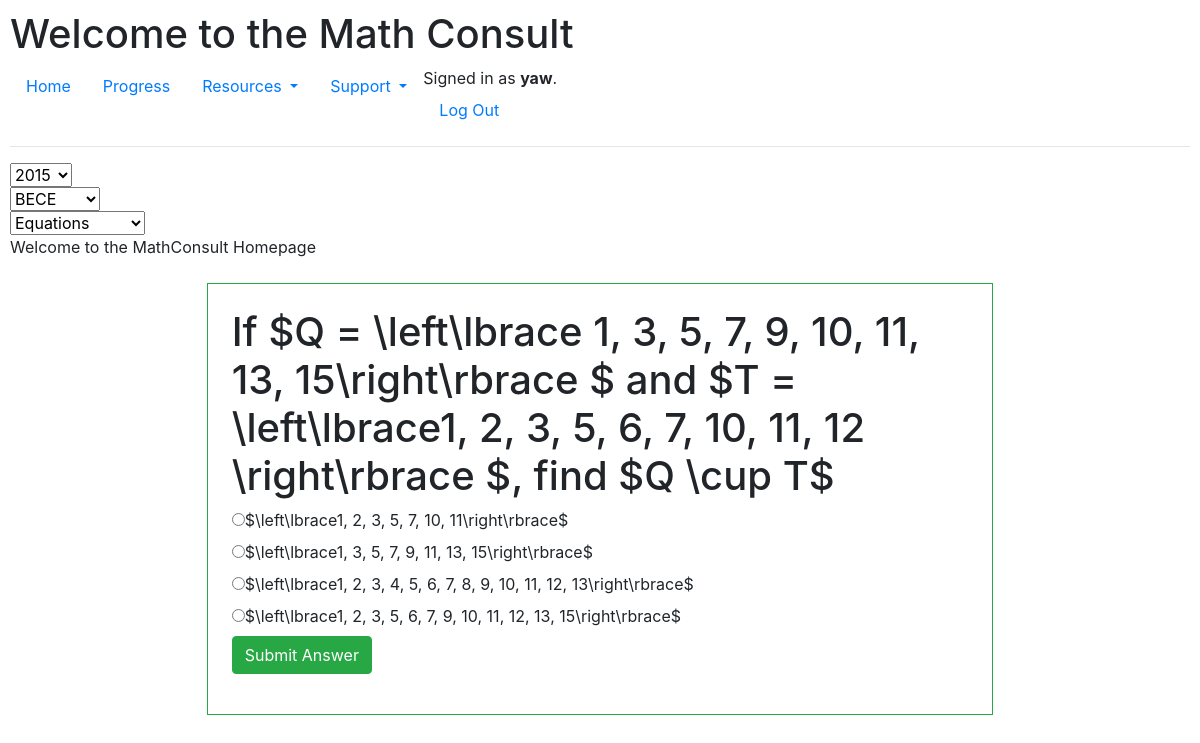
The app's page / (signed in) with its own data.
### bece/models.py (models this page shows, shortened)
class Question (models.Model):
    question = models.CharField(max_length = 500)
    option_a = models.CharField(max_length = 100)
    option_b = models.CharField(max_length = 100)
    option_c = models.CharField(max_length = 100)
    option_d = models.CharField(max_length = 100)
    answer = models.CharField(max_length = 100)
    tag = models.CharField(max_length = 32)
    videourl = models.URLField(max_length=200)

### bece/views.py (the view)
# urls.py: path("", views.index, name="index"),
def index(request):
    questions = Question.objects.all()
    return render(request, "bece/index.html", {
        "questions": questions
    })

### bece/templates/bece/index.html (shortened to what this page needs)
{% extends "bece/layout.html" %}
{% block body %}
<div id="year-div">
  <select id="year">
  <option name = 2015 value="2015">2015</option>
  </select>
</div>
<div id="exam-div">
  <select id="exam">
  <option value="BECE">BECE</option>
  </select>
</div>
<div id="topic-div">
  <select id="topic">
  <option value="equations">Equations</option>
  </select>
</div>
    Welcome to the MathConsult Homepage
    <div class = "col-lg-8 border border-success p-4 m-4 mx-auto">
      {% for question in questions %}
        <h1>{{ question.question|safe }}</h1>
        <form>
            <div class = "radio">
               <label><input type="radio" name="option_a" value="A">{{ question.option_a }}</label>
            </div>
            <div class = "radio">
               <label><input type="radio" name="option_b" value="B">{{ question.option_b }}</label>
             </div>
           <div class = "radio">
               <label><input type="radio" name="option_c" value="C">{{ question.option_c }}</label>
             </div>
           <div class = "radio">
               <label><input type="radio" name="option_d" value="D">{{ question.option_d }}</label>
            </div>
        </form>
        <div class="form-group">
            <button class="btn btn-success" id = "save_ans">Submit Answer</button>
        </div>
      {% empty %}
        No questions for this year yet.
      {% endfor %}
    </div>
{% endblock %}

### bece/templates/bece/layout.html (shortened to what this page needs)
{% load static %}
<!DOCTYPE html>
<html lang="en">
    <head>
        <link rel="stylesheet" href="https://cdn.jsdelivr.net/npm/bootstrap@4.5.3/dist/css/bootstrap.min.css">
        <link href="{% static 'bece/styles.css' %}" rel="stylesheet">
    </head>
    <body>
        <h1>Welcome to the Math Consult</h1>
        <ul class="nav">
            <li class="nav-item">
                <a class="nav-link" href="{% url 'index' %}">Home</a>
            </li>
            <li class="nav-item">
                <a class="nav-link" href="{% url 'index' %}">Progress</a>
            </li>
            <li class="nav-item dropdown">
                    <a class="nav-link dropdown-toggle" href="#" id="navbarDropdownMenuLink" role="button" data-toggle="dropdown" aria-haspopup="true" aria-expanded="false">
                      Resources
                    </a>
            </li>
            <li class="nav-item dropdown">
                    <a class="nav-link dropdown-toggle" href="#" id="navbarDropdownMenuLink" role="button" data-toggle="dropdown" aria-haspopup="true" aria-expanded="false">
                      Support
                    </a>
            </li>
            {% if user.is_authenticated %}
            <div>
                <li>
                  Signed in as <strong>{{ user.username }}</strong>.
                </li>
                <li class="nav-item">
                    <a class="nav-link" href="{% url 'logout' %}">Log Out</a>
                </li>
            </div>
            {% endif %}
        </ul>
        <hr>
        {% block body %}
        {% endblock %}
    </body>
</html>

### bece/static/bece/styles.css (style rules this page uses)
body { padding: 10px; }

### records on screen
Question: question "If $Q = \\left\\lbrace 1, 3, 5, 7, 9, 10, 11, 13, 15\\right\\rbrace $ and $T = \\left\\lbrace1, 2, 3, 5, 6, 7, 10, 11, 12 \\right\\rbrace $, find $Q \\cup T$", option_a "$\\left\\lbrace1, 2, 3, 5, 7, 10, 11\\right\\rbrace$", option_b "$\\left\\lbrace1, 3, 5, 7, 9, 11, 13, 15\\right\\rbrace$", option_c "$\\left\\lbrace1, 2, 3, 4, 5, 6, 7, 8, 9, 10, 11, 12, 13\\right\\rbrace$", option_d "$\\left\\lbrace1, 2, 3, 5, 6, 7, 9, 10, 11, 12, 13, 15\\right\\rbrace$"

### other values on screen
{{ user.username }} "yaw"
